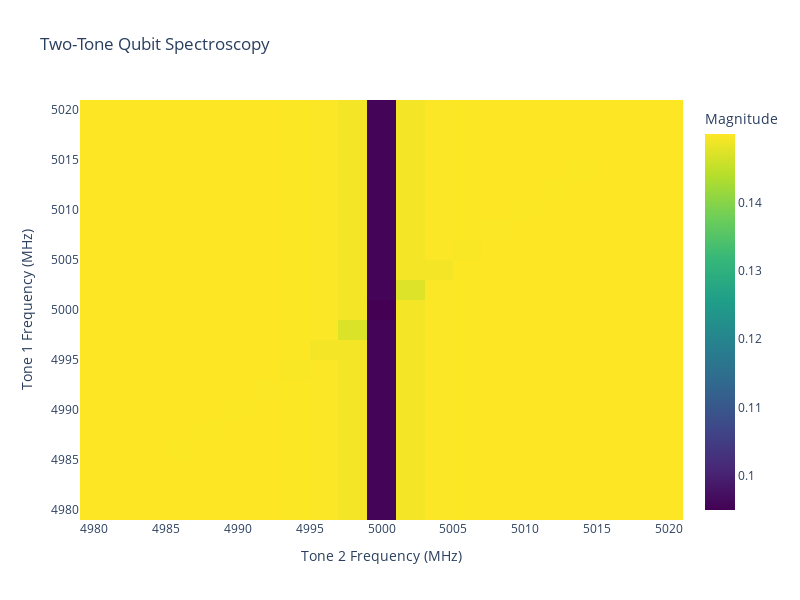
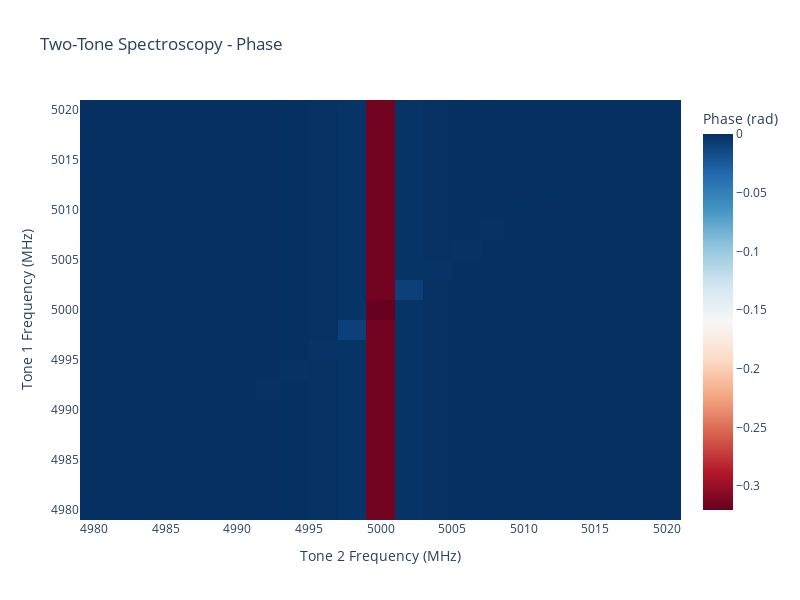

Notebook code cell kept with these figures, in order:
### Code cell
# 4. Two-tone spectroscopy (parallelized by default for 4-8x speedup)
two_tone_spec = TwoToneQubitSpectroscopy(
    dut_qubit=qubit,
    tone1_start=4980.0,
    tone1_stop=5020.0,
    tone1_step=2.0,
    tone1_amp=0.1,
    tone2_start=4980.0,
    tone2_stop=5020.0,
    tone2_step=2.0,
    tone2_amp=0.1,
    same_channel=True,
    num_avs=1000,
    mp_width=1.0,
    disable_noise=True
    # Note: use_parallel=True by default for automatic CPU parallelization
)

### Figure 1 — Plotly figure (JSON) as saved in the notebook; plotly's stock layout.template omitted (floating-point values rounded to 4 significant figures; data arrays with more than 128 entries replaced by an {"elided": "..."} marker saying what was removed)
{"data": [{"colorbar": {"title": {"text": "Magnitude"}}, "colorscale": [[0, "#440154"], [0.1111, "#482878"], [0.2222, "#3e4989"], [0.3333, "#31688e"], [0.4444, "#26828e"], [0.5556, "#1f9e89"], [0.6667, "#35b779"], [0.7778, "#6ece58"], [0.8889, "#b5de2b"], [1, "#fde725"]], "type": "heatmap", "x": [4980.0, 4982.0, 4984.0, 4986.0, 4988.0, 4990.0, 4992.0, 4994.0, 4996.0, 4998.0, 5000.0, 5002.0, 5004.0, 5006.0, 5008.0, 5010.0, 5012.0, 5014.0, 5016.0, 5018.0, 5020.0], "y": [4980.0, 4982.0, 4984.0, 4986.0, 4988.0, 4990.0, 4992.0, 4994.0, 4996.0, 4998.0, 5000.0, 5002.0, 5004.0, 5006.0, 5008.0, 5010.0, 5012.0, 5014.0, 5016.0, 5018.0, 5020.0], "z": {"elided": "21x21 float values"}}], "layout": {"height": 600, "title": {"text": "Two-Tone Qubit Spectroscopy"}, "width": 800, "xaxis": {"title": {"text": "Tone 2 Frequency (MHz)"}}, "yaxis": {"title": {"text": "Tone 1 Frequency (MHz)"}}}}

### Figure 2 — Plotly figure (JSON) as saved in the notebook; plotly's stock layout.template omitted (floating-point values rounded to 4 significant figures; data arrays with more than 128 entries replaced by an {"elided": "..."} marker saying what was removed)
{"data": [{"colorbar": {"title": {"text": "Phase (rad)"}}, "colorscale": [[0, "rgb(103,0,31)"], [0.1, "rgb(178,24,43)"], [0.2, "rgb(214,96,77)"], [0.3, "rgb(244,165,130)"], [0.4, "rgb(253,219,199)"], [0.5, "rgb(247,247,247)"], [0.6, "rgb(209,229,240)"], [0.7, "rgb(146,197,222)"], [0.8, "rgb(67,147,195)"], [0.9, "rgb(33,102,172)"], [1, "rgb(5,48,97)"]], "type": "heatmap", "x": [4980.0, 4982.0, 4984.0, 4986.0, 4988.0, 4990.0, 4992.0, 4994.0, 4996.0, 4998.0, 5000.0, 5002.0, 5004.0, 5006.0, 5008.0, 5010.0, 5012.0, 5014.0, 5016.0, 5018.0, 5020.0], "y": [4980.0, 4982.0, 4984.0, 4986.0, 4988.0, 4990.0, 4992.0, 4994.0, 4996.0, 4998.0, 5000.0, 5002.0, 5004.0, 5006.0, 5008.0, 5010.0, 5012.0, 5014.0, 5016.0, 5018.0, 5020.0], "z": {"elided": "21x21 float values"}}], "layout": {"height": 600, "title": {"text": "Two-Tone Spectroscopy - Phase"}, "width": 800, "xaxis": {"title": {"text": "Tone 2 Frequency (MHz)"}}, "yaxis": {"title": {"text": "Tone 1 Frequency (MHz)"}}}}
